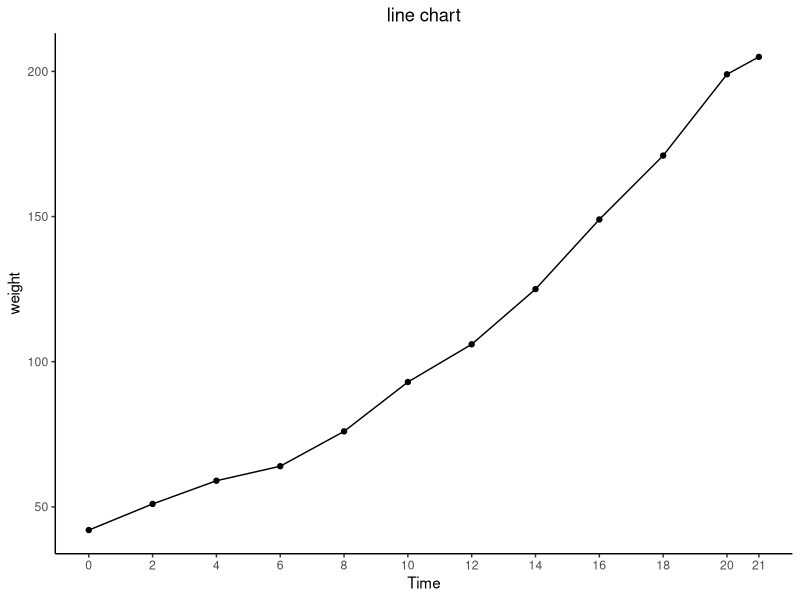
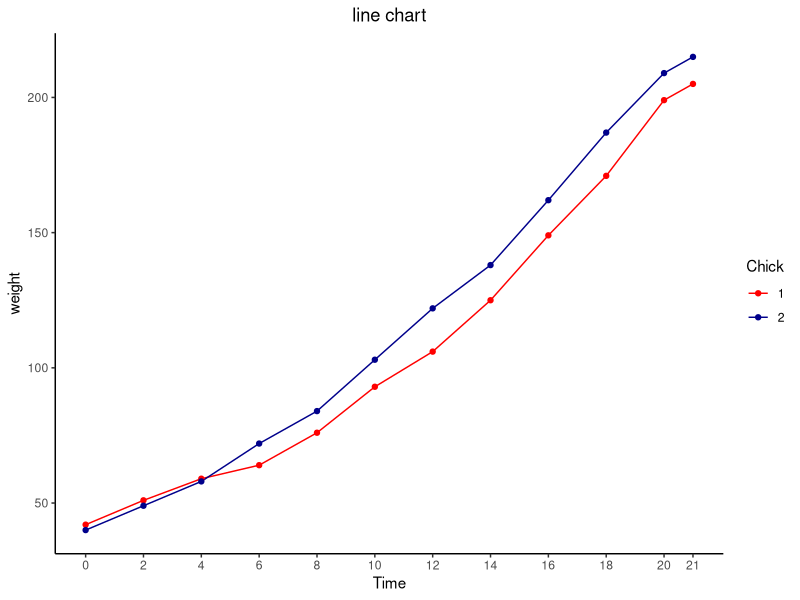
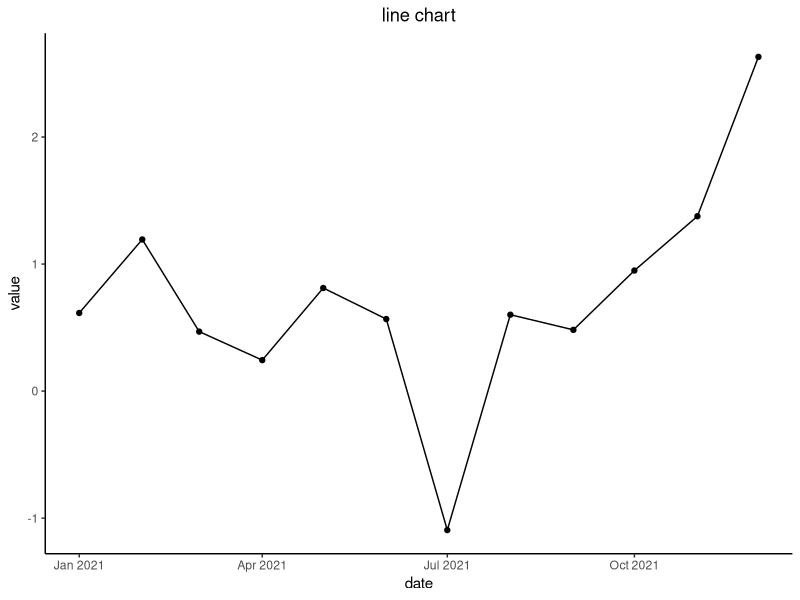
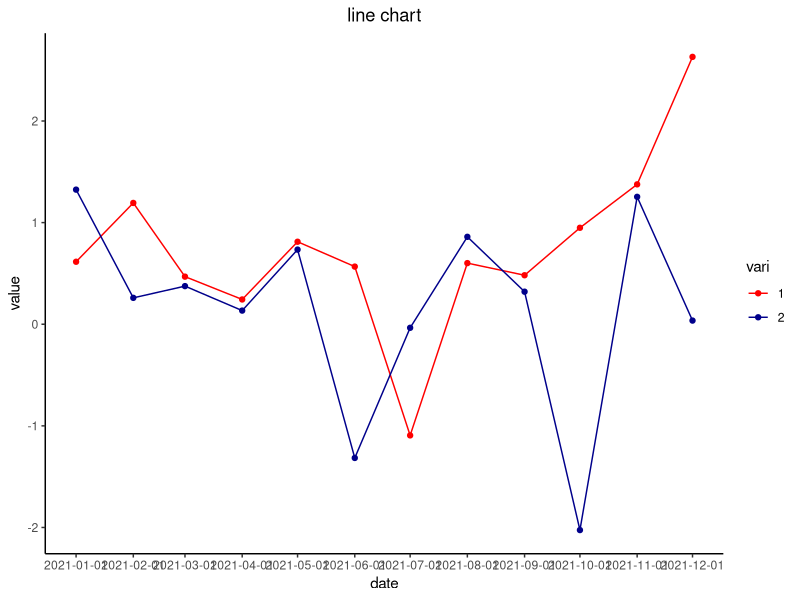

R code for these plots, in order:
# Mind map----------------------------------------------------------------------
# line chart
# 0.packages
# 1.Data frame data
#     1.1 one variable
#     1.2 two variable
# 2.Time series data
#     2.1 one variable
#     2.2 two variable

# 0.packages--------------------------------------------------------------------
library(ggplot2)
library(magrittr)

# 1.Data frame data-------------------------------------------------------------
head(ChickWeight) #The impact of different diet types on the growth rate of chicks
# 1.1 one group-----------------------------------------------------------------
test <- ChickWeight[1:12,] # Chick 1, Diet 1
ggplot(data = test, mapping = aes(x=Time, y=weight))+
  geom_line()+
  geom_point()+
  theme_classic()+ # theme_gray() by default
  labs(title = "line chart", 
       #subtitle = "XXXXXXX", 
       #x = "XXXXX", y = "XXXXX"
  )+
  theme(plot.title = element_text(hjust = 0.5))+
  scale_x_continuous(breaks = unique(test$Time))
# 1.2 two group-----------------------------------------------------------------
test1 <- ChickWeight[1:24,] # Chick1, Diet 1 and 2
ggplot(data = test1, mapping = aes(x=Time, y=weight, color=Chick))+
  geom_line()+
  geom_point()+
  theme_classic()+ # theme_gray() by default
  scale_color_manual(values = c("red","darkblue"))+ # set group color
  labs(title = "line chart", 
       #subtitle = "XXXXXXX", 
       #x = "XXXXX", y = "XXXXX"
       )+
  theme(plot.title = element_text(hjust = 0.5)) +
  scale_x_continuous(breaks = unique(test1$Time))

# 2.Time series data------------------------------------------------------------
# 2.1 one variable--------------------------------------------------------------
df <- data.frame(date = seq(as.Date("2021-01-01"), as.Date("2021-12-31"), by = "month"),
                 value = rnorm(12))
df$date <- as.Date(df$date)

test2 <- df
ggplot(data = test2, mapping = aes(x=date, y=value))+
  geom_line()+
  geom_point()+
  theme_classic()+ # theme_gray() by default
  labs(title = "line chart", 
       #subtitle = "XXXXXXX", 
       #x = "XXXXX", y = "XXXXX"
  )+
  theme(plot.title = element_text(hjust = 0.5))

# 2.2 two variable--------------------------------------------------------------
df1 <- data.frame(date = seq(as.Date("2021-01-01"), as.Date("2021-12-31"), by = "month"),
                 value = rnorm(12))
df1$date <- as.Date(df1$date)

test3 <- rbind(df, df1)
test3$vari <- c(rep(1,12), rep(2,12)) %>% as.factor()
ggplot(data = test3, mapping = aes(x=date, y=value, color=vari))+
  geom_line()+
  geom_point()+
  theme_classic()+ # theme_gray() by default
  scale_color_manual(values = c("red","darkblue"))+ # set group color
  labs(title = "line chart", 
       #subtitle = "XXXXXXX", 
       #x = "XXXXX", y = "XXXXX"
  )+
  theme(plot.title = element_text(hjust = 0.5))+
  scale_x_continuous(breaks = unique(test3$date)) # show all
